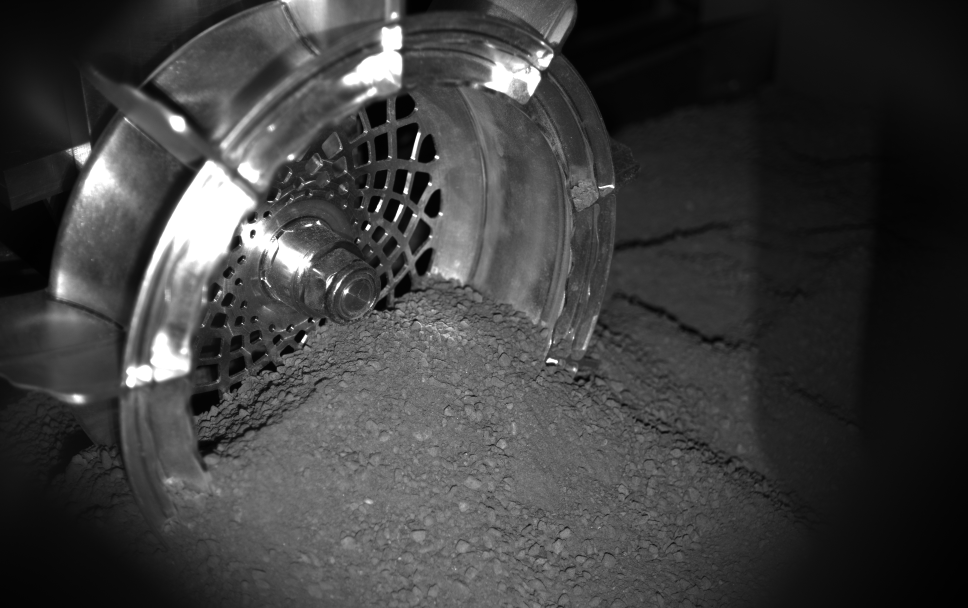
#> input picture results/Sand regolith, front wheel, high sinkage/high_sinkage_front.png, 1936 x 1216 px, given in place of PP_F_1154_57.3487.png, which was not available (shown at 1/2 size)
$ python texture_segmentation_front.py   (older library calls are emulated)
#> lines starting #> are read from the running program, lines starting #| are printed output that depends on the picture
### edge_detection_front.py
import numpy as np
import matplotlib.pyplot as plt
import skimage.io
import skimage.color
import cv2
import os
import scipy.io
from skimage.filters import threshold_otsu

"""
Wheel edge detection for the front wheel.

This script is designed to detect the edges of a wheel in images captured by IDEFIX Front WheelCams.

The script requires:
    - The raw images of the front wheel (in .tiff or .png format)

The output includes:
    - Detected wheel contour plotted on the original image for visual verification
    - Coordinates of the detected contour saved in a .mat file for subsequent ellipse-fitting analysis (with user confirmation)

The pipeline consists of the following steps:
- Read the image and convert it to grayscale if necessary.
- Apply Contrast Limited Adaptive Histogram Equalization (CLAHE) to enhance the contrast of the image.
- Define a confidence region where the wheel is expected to be located and compute the average pixel intensity in this region.
  Here, piecewise segmentation can be applied (separating the left and right halves of the wheel) to account for different
  lighting conditions across the wheel.
- Perform brightness-based segmentation by keeping pixels within an adaptive intensity range defined by the average pixel value
- Load a separate texture-based mask (if available) and combine it with the brightness-based segmentation mask using
  a logical OR operation to create a more robust foreground mask.
- Apply morphological transformation to fill small gaps in the detected shapes, and to remove noise and the wheel spokes.
- Use Canny edge detection to extract edges from the refined mask.
- Find continuous contours in the edge map
- Select the contour with the largest minimum-enclosing-circle radius
  (largest radius among circles defined as the smallest circle that encloses all the detected edges) as the wheel boundary.
- Export the coordinates of the detected contour to a .mat file for subsequent ellipse-fitting analysis.

The parameters for the confidence region, brightness segmentation thresholds, morphological kernel sizes, and Canny edge detection thresholds
were adjusted for optimal performance with front wheel images.
"""


# [12 lines left out: function txt_to_numpy_array, not called in this run]

def read_image(image_path):
    """Read image as an array from an absolute path"""
    image = skimage.io.imread(image_path)
#> image is the input picture: shape (1216, 1936); min 0, max 255, mean 62
    # print("Image dimension: ", image.shape)
    return image

# [15 lines left out: functions convert_2_grey, visualize, not called in this run]

def preprocess(image):
    """Apply CLAHE to enhance the contrast of the image"""
    clahe = cv2.createCLAHE(clipLimit=2.5, tileGridSize=(10,10))
    cl1 = clahe.apply(image)
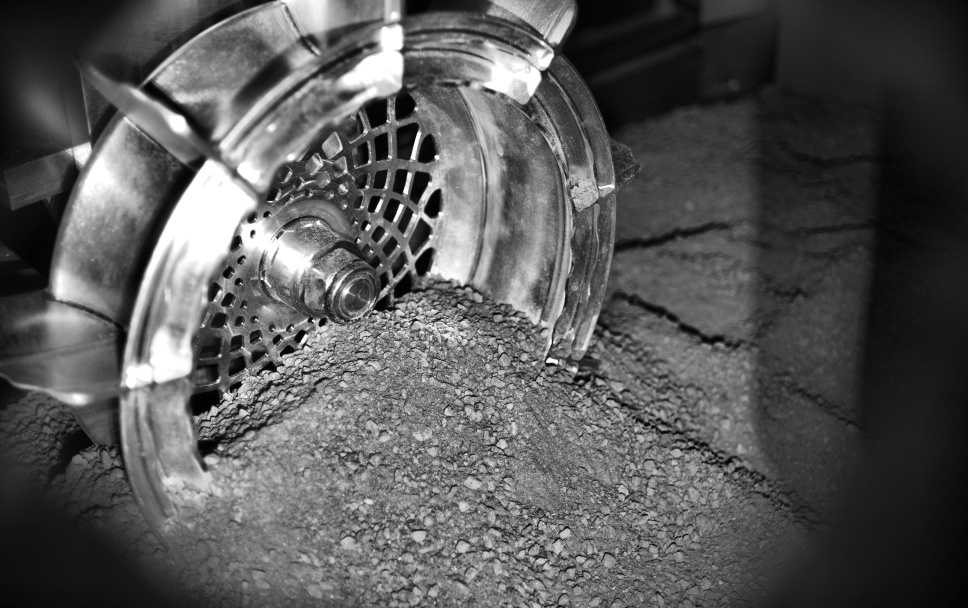
#> cl1: shape (1216, 1936) (shown at 1/2 size); min 1, max 255, mean 87.5
    return cl1

# [148 lines left out: functions extract_wheel_confidence_area, segment_image, segment_image_Otsu, perform_morphological_transform, detect_edges, find_contours, not called in this run]

# [214 lines that do not run on import are left out]

### legacy/texture_segmentation_front.py
import cv2
import numpy as np
from mpl_toolkits.mplot3d import Axes3D
import matplotlib.pyplot as plt
from sklearn.cluster import KMeans
from edge_detection_front import read_image, visualize, preprocess, perform_morphological_transform
from sklearn.metrics import silhouette_score, roc_auc_score
from sklearn.preprocessing import MinMaxScaler
from sklearn.decomposition import PCA
import scipy.io
from scipy.stats import pearsonr

"This script segments an image based on texture and is optimzed for front wheel images. This script works by applying a bank of Gabor filters, extracting pixel-wise responses, and clustering them with K-means. The resulting texture groups are visualized and can be refined with morphological operations and saved as a mask for further analysis."

def build_gabor_filters(ksize, sigmas, lambdas, thetas):
    filters = []
    filter_params = []
    for theta in thetas:
        for sigma in sigmas:
            for lamda in lambdas:
                real = cv2.getGaborKernel((ksize, ksize), sigma, theta, lamda, gamma=0.5, psi=0)
                imag = cv2.getGaborKernel((ksize, ksize), sigma, theta, lamda, gamma=0.5, psi=np.pi/2)
                filters.append((real, imag))
                filter_params.append((sigma, lamda, theta))
    return filters, filter_params

# [76 lines left out: functions rank_gabor_filters_AUC, rank_gabor_filters_pearson, not called in this run]

if __name__ == "__main__":
    img = read_image(r"Donatien segmentation mask/PP_F_1154_57.3487.png")
    # img = read_image("images/high_sinkage_front.png")
    img_clahe = preprocess(img)
    print(img.shape)
#| (1216, 1936)
    img_clahe = cv2.GaussianBlur(img_clahe, (7, 7), 2)  #Smoothing to ignore fine textures
    # img_clahe = cv2.resize(img_clahe, (0,0), fx=0.5, fy=0.5)
    # visualize(img)

    #Gabor filter parameters
    ksize = 21
    sigmas = (50,100)
    lambdas = (100,200,300)
    thetas = np.arange(0, np.pi, np.pi/8)

    #Clustering parameters
    k = 5  # number of texture groups
    n_init = 5 #K_means is run n_init times and the best partition is kept

    filters, filter_params = build_gabor_filters(ksize, sigmas, lambdas, thetas)

#> (the run stopped early here; a loop or call above may not have finished)

$ run again, on results/Gravel regolith, back wheel cam/test_image_GRAVEL.jpg
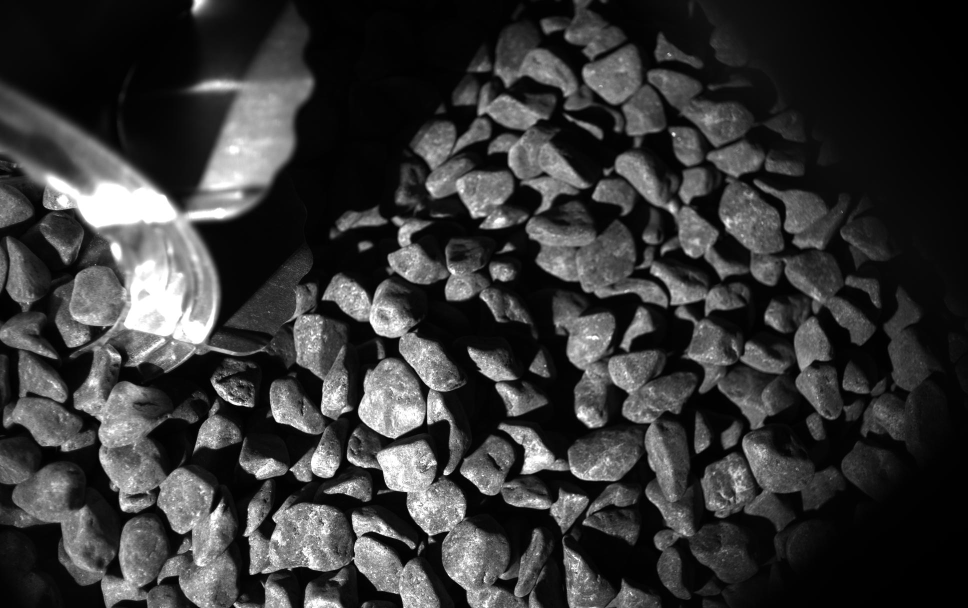
#> input picture results/Gravel regolith, back wheel cam/test_image_GRAVEL.jpg, 1936 x 1216 px, given in place of PP_F_1154_57.3487.png, which was not available (shown at 1/2 size)
#> in read_image, image is the input picture: shape (1216, 1936); min 0, max 255, mean 55
#> in preprocess, `cl1 = clahe.apply(image)`:
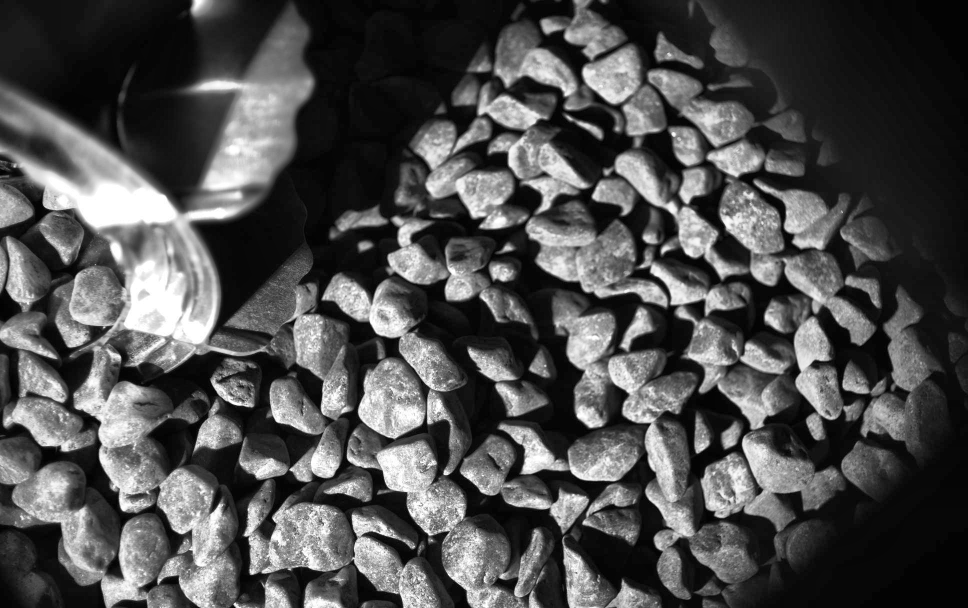
#> cl1: shape (1216, 1936) (shown at 1/2 size); min 0, max 255, mean 78.3
#| (1216, 1936)

$ run again, on images/SNR image bank/Moon/Moon_10s.tiff
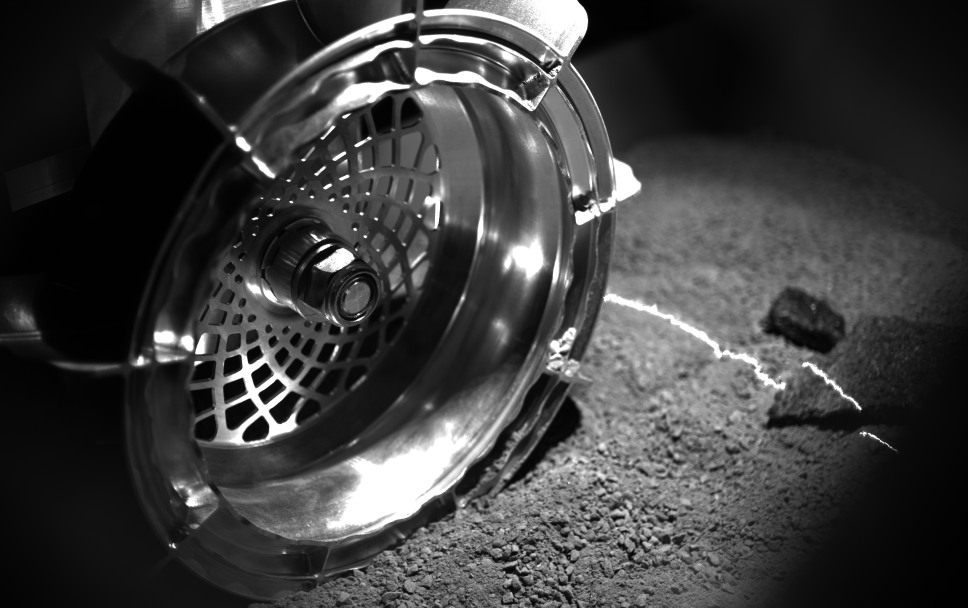
#> input picture images/SNR image bank/Moon/Moon_10s.tiff, 1936 x 1216 px, given in place of PP_F_1154_57.3487.png, which was not available (shown at 1/2 size)
#> in read_image, image is the input picture: shape (1216, 1936); min 0, max 255, mean 61.3
#> in preprocess, `cl1 = clahe.apply(image)`:
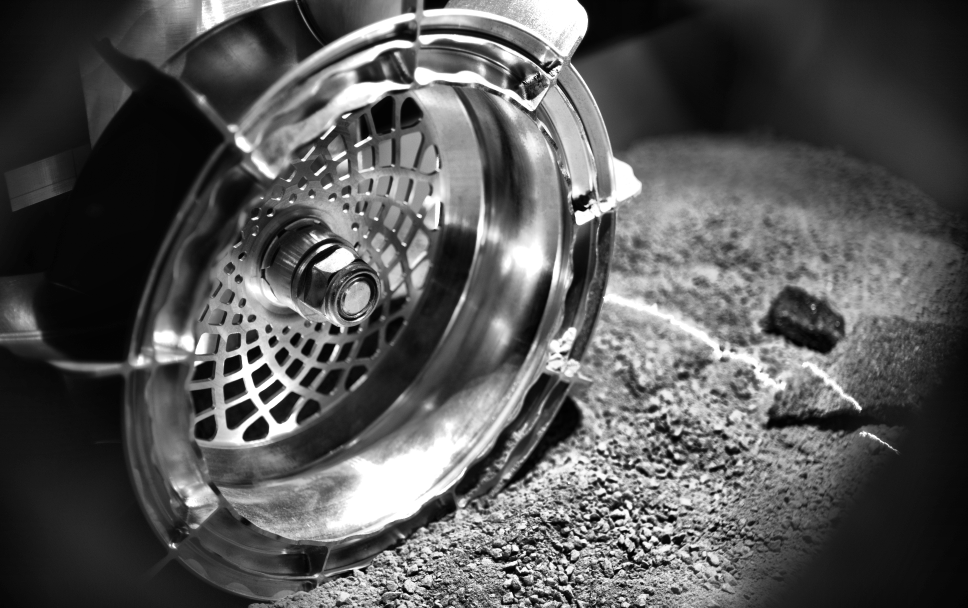
#> cl1: shape (1216, 1936) (shown at 1/2 size); min 0, max 255, mean 87.1
#| (1216, 1936)
